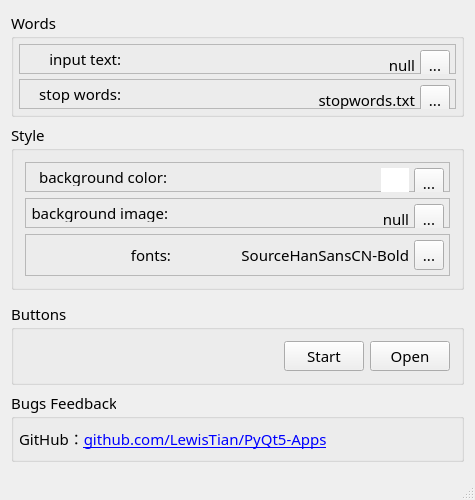
<?xml version="1.0" encoding="UTF-8"?>
<ui version="4.0">
 <class>MWin</class>
 <widget class="QMainWindow" name="MWin">
  <property name="geometry">
   <rect>
    <x>0</x>
    <y>0</y>
    <width>475</width>
    <height>500</height>
   </rect>
  </property>
  <property name="minimumSize">
   <size>
    <width>475</width>
    <height>480</height>
   </size>
  </property>
  <property name="font">
   <font>
    <family>Microsoft YaHei</family>
    <pointsize>11</pointsize>
   </font>
  </property>
  <property name="windowTitle">
   <string>词云图生成器</string>
  </property>
  <property name="windowIcon">
   <iconset resource="res.qrc">
    <normaloff>:/images/wordcloud.png</normaloff>:/images/wordcloud.png</iconset>
  </property>
  <property name="iconSize">
   <size>
    <width>30</width>
    <height>30</height>
   </size>
  </property>
  <widget class="QWidget" name="centralWidget">
   <property name="font">
    <font>
     <family>Microsoft YaHei</family>
     <pointsize>11</pointsize>
    </font>
   </property>
   <layout class="QVBoxLayout" name="verticalLayout_4">
    <item>
     <widget class="QGroupBox" name="groupBox">
      <property name="title">
       <string>Words</string>
      </property>
      <layout class="QVBoxLayout" name="verticalLayout">
       <property name="spacing">
        <number>5</number>
       </property>
       <property name="leftMargin">
        <number>5</number>
       </property>
       <property name="topMargin">
        <number>5</number>
       </property>
       <property name="rightMargin">
        <number>5</number>
       </property>
       <property name="bottomMargin">
        <number>5</number>
       </property>
       <item>
        <widget class="QFrame" name="frame_5">
         <property name="minimumSize">
          <size>
           <width>0</width>
           <height>30</height>
          </size>
         </property>
         <property name="frameShape">
          <enum>QFrame::StyledPanel</enum>
         </property>
         <property name="frameShadow">
          <enum>QFrame::Raised</enum>
         </property>
         <layout class="QHBoxLayout" name="horizontalLayout_2">
          <property name="spacing">
           <number>5</number>
          </property>
          <property name="leftMargin">
           <number>5</number>
          </property>
          <property name="topMargin">
           <number>5</number>
          </property>
          <property name="rightMargin">
           <number>5</number>
          </property>
          <property name="bottomMargin">
           <number>5</number>
          </property>
          <item>
           <widget class="QLabel" name="label">
            <property name="minimumSize">
             <size>
              <width>100</width>
              <height>0</height>
             </size>
            </property>
            <property name="text">
             <string>input text: </string>
            </property>
            <property name="alignment">
             <set>Qt::AlignRight|Qt::AlignTrailing|Qt::AlignVCenter</set>
            </property>
           </widget>
          </item>
          <item>
           <spacer name="horizontalSpacer_3">
            <property name="orientation">
             <enum>Qt::Horizontal</enum>
            </property>
            <property name="sizeHint" stdset="0">
             <size>
              <width>40</width>
              <height>20</height>
             </size>
            </property>
           </spacer>
          </item>
          <item>
           <widget class="QLabel" name="text_label">
            <property name="minimumSize">
             <size>
              <width>30</width>
              <height>30</height>
             </size>
            </property>
            <property name="text">
             <string>null</string>
            </property>
            <property name="alignment">
             <set>Qt::AlignRight|Qt::AlignTrailing|Qt::AlignVCenter</set>
            </property>
           </widget>
          </item>
          <item>
           <widget class="QToolButton" name="text_btn">
            <property name="minimumSize">
             <size>
              <width>30</width>
              <height>30</height>
             </size>
            </property>
            <property name="cursor">
             <cursorShape>PointingHandCursor</cursorShape>
            </property>
            <property name="text">
             <string>...</string>
            </property>
           </widget>
          </item>
         </layout>
        </widget>
       </item>
       <item>
        <widget class="QFrame" name="frame_4">
         <property name="minimumSize">
          <size>
           <width>0</width>
           <height>30</height>
          </size>
         </property>
         <property name="frameShape">
          <enum>QFrame::StyledPanel</enum>
         </property>
         <property name="frameShadow">
          <enum>QFrame::Raised</enum>
         </property>
         <layout class="QHBoxLayout" name="horizontalLayout_3">
          <property name="spacing">
           <number>5</number>
          </property>
          <property name="leftMargin">
           <number>5</number>
          </property>
          <property name="topMargin">
           <number>5</number>
          </property>
          <property name="rightMargin">
           <number>5</number>
          </property>
          <property name="bottomMargin">
           <number>5</number>
          </property>
          <item>
           <widget class="QLabel" name="label_2">
            <property name="minimumSize">
             <size>
              <width>100</width>
              <height>0</height>
             </size>
            </property>
            <property name="text">
             <string>stop words: </string>
            </property>
            <property name="alignment">
             <set>Qt::AlignRight|Qt::AlignTrailing|Qt::AlignVCenter</set>
            </property>
           </widget>
          </item>
          <item>
           <spacer name="horizontalSpacer_2">
            <property name="orientation">
             <enum>Qt::Horizontal</enum>
            </property>
            <property name="sizeHint" stdset="0">
             <size>
              <width>40</width>
              <height>20</height>
             </size>
            </property>
           </spacer>
          </item>
          <item>
           <widget class="QLabel" name="stop_label">
            <property name="minimumSize">
             <size>
              <width>30</width>
              <height>30</height>
             </size>
            </property>
            <property name="text">
             <string>stopwords.txt</string>
            </property>
            <property name="alignment">
             <set>Qt::AlignRight|Qt::AlignTrailing|Qt::AlignVCenter</set>
            </property>
           </widget>
          </item>
          <item>
           <widget class="QToolButton" name="stop_btn">
            <property name="minimumSize">
             <size>
              <width>30</width>
              <height>30</height>
             </size>
            </property>
            <property name="cursor">
             <cursorShape>PointingHandCursor</cursorShape>
            </property>
            <property name="text">
             <string>...</string>
            </property>
           </widget>
          </item>
         </layout>
        </widget>
       </item>
      </layout>
     </widget>
    </item>
    <item>
     <widget class="QGroupBox" name="groupBox_2">
      <property name="title">
       <string>Style</string>
      </property>
      <layout class="QVBoxLayout" name="verticalLayout_2">
       <item>
        <widget class="QFrame" name="frame_3">
         <property name="minimumSize">
          <size>
           <width>0</width>
           <height>30</height>
          </size>
         </property>
         <property name="frameShape">
          <enum>QFrame::StyledPanel</enum>
         </property>
         <property name="frameShadow">
          <enum>QFrame::Raised</enum>
         </property>
         <layout class="QHBoxLayout" name="horizontalLayout_4">
          <property name="spacing">
           <number>5</number>
          </property>
          <property name="leftMargin">
           <number>5</number>
          </property>
          <property name="topMargin">
           <number>5</number>
          </property>
          <property name="rightMargin">
           <number>5</number>
          </property>
          <property name="bottomMargin">
           <number>5</number>
          </property>
          <item>
           <widget class="QLabel" name="label_3">
            <property name="minimumSize">
             <size>
              <width>140</width>
              <height>0</height>
             </size>
            </property>
            <property name="text">
             <string>background color: </string>
            </property>
            <property name="alignment">
             <set>Qt::AlignRight|Qt::AlignTrailing|Qt::AlignVCenter</set>
            </property>
           </widget>
          </item>
          <item>
           <spacer name="horizontalSpacer">
            <property name="orientation">
             <enum>Qt::Horizontal</enum>
            </property>
            <property name="sizeHint" stdset="0">
             <size>
              <width>40</width>
              <height>20</height>
             </size>
            </property>
           </spacer>
          </item>
          <item>
           <widget class="QLabel" name="color_label">
            <property name="minimumSize">
             <size>
              <width>28</width>
              <height>28</height>
             </size>
            </property>
            <property name="styleSheet">
             <string notr="true">background:#fff</string>
            </property>
            <property name="text">
             <string/>
            </property>
           </widget>
          </item>
          <item>
           <widget class="QToolButton" name="color_btn">
            <property name="minimumSize">
             <size>
              <width>30</width>
              <height>30</height>
             </size>
            </property>
            <property name="cursor">
             <cursorShape>PointingHandCursor</cursorShape>
            </property>
            <property name="styleSheet">
             <string notr="true"/>
            </property>
            <property name="text">
             <string>...</string>
            </property>
           </widget>
          </item>
         </layout>
        </widget>
       </item>
       <item>
        <widget class="QFrame" name="frame_2">
         <property name="minimumSize">
          <size>
           <width>0</width>
           <height>30</height>
          </size>
         </property>
         <property name="frameShape">
          <enum>QFrame::StyledPanel</enum>
         </property>
         <property name="frameShadow">
          <enum>QFrame::Raised</enum>
         </property>
         <layout class="QHBoxLayout" name="horizontalLayout_5">
          <property name="spacing">
           <number>5</number>
          </property>
          <property name="leftMargin">
           <number>5</number>
          </property>
          <property name="topMargin">
           <number>5</number>
          </property>
          <property name="rightMargin">
           <number>5</number>
          </property>
          <property name="bottomMargin">
           <number>5</number>
          </property>
          <item>
           <widget class="QLabel" name="label_4">
            <property name="minimumSize">
             <size>
              <width>140</width>
              <height>0</height>
             </size>
            </property>
            <property name="text">
             <string>background image: </string>
            </property>
            <property name="alignment">
             <set>Qt::AlignRight|Qt::AlignTrailing|Qt::AlignVCenter</set>
            </property>
           </widget>
          </item>
          <item>
           <spacer name="horizontalSpacer_4">
            <property name="orientation">
             <enum>Qt::Horizontal</enum>
            </property>
            <property name="sizeHint" stdset="0">
             <size>
              <width>40</width>
              <height>20</height>
             </size>
            </property>
           </spacer>
          </item>
          <item>
           <widget class="QLabel" name="bgi_label">
            <property name="minimumSize">
             <size>
              <width>115</width>
              <height>30</height>
             </size>
            </property>
            <property name="maximumSize">
             <size>
              <width>115</width>
              <height>16777215</height>
             </size>
            </property>
            <property name="styleSheet">
             <string notr="true"/>
            </property>
            <property name="text">
             <string>null</string>
            </property>
            <property name="alignment">
             <set>Qt::AlignRight|Qt::AlignTrailing|Qt::AlignVCenter</set>
            </property>
           </widget>
          </item>
          <item>
           <widget class="QToolButton" name="bgi_btn">
            <property name="minimumSize">
             <size>
              <width>30</width>
              <height>30</height>
             </size>
            </property>
            <property name="cursor">
             <cursorShape>PointingHandCursor</cursorShape>
            </property>
            <property name="styleSheet">
             <string notr="true"/>
            </property>
            <property name="text">
             <string>...</string>
            </property>
           </widget>
          </item>
         </layout>
        </widget>
       </item>
       <item>
        <widget class="QFrame" name="frame">
         <property name="frameShape">
          <enum>QFrame::StyledPanel</enum>
         </property>
         <property name="frameShadow">
          <enum>QFrame::Raised</enum>
         </property>
         <layout class="QHBoxLayout" name="horizontalLayout_6">
          <property name="spacing">
           <number>5</number>
          </property>
          <property name="leftMargin">
           <number>5</number>
          </property>
          <property name="topMargin">
           <number>5</number>
          </property>
          <property name="rightMargin">
           <number>5</number>
          </property>
          <property name="bottomMargin">
           <number>5</number>
          </property>
          <item>
           <widget class="QLabel" name="label_6">
            <property name="minimumSize">
             <size>
              <width>140</width>
              <height>0</height>
             </size>
            </property>
            <property name="text">
             <string>fonts:</string>
            </property>
            <property name="alignment">
             <set>Qt::AlignRight|Qt::AlignTrailing|Qt::AlignVCenter</set>
            </property>
           </widget>
          </item>
          <item>
           <spacer name="horizontalSpacer_6">
            <property name="orientation">
             <enum>Qt::Horizontal</enum>
            </property>
            <property name="sizeHint" stdset="0">
             <size>
              <width>40</width>
              <height>20</height>
             </size>
            </property>
           </spacer>
          </item>
          <item>
           <widget class="QLabel" name="font_label">
            <property name="minimumSize">
             <size>
              <width>180</width>
              <height>30</height>
             </size>
            </property>
            <property name="maximumSize">
             <size>
              <width>115</width>
              <height>16777215</height>
             </size>
            </property>
            <property name="styleSheet">
             <string notr="true"/>
            </property>
            <property name="text">
             <string>SourceHanSansCN-Bold</string>
            </property>
            <property name="alignment">
             <set>Qt::AlignRight|Qt::AlignTrailing|Qt::AlignVCenter</set>
            </property>
           </widget>
          </item>
          <item>
           <widget class="QToolButton" name="font_btn">
            <property name="minimumSize">
             <size>
              <width>30</width>
              <height>30</height>
             </size>
            </property>
            <property name="cursor">
             <cursorShape>PointingHandCursor</cursorShape>
            </property>
            <property name="styleSheet">
             <string notr="true"/>
            </property>
            <property name="text">
             <string>...</string>
            </property>
           </widget>
          </item>
         </layout>
        </widget>
       </item>
      </layout>
     </widget>
    </item>
    <item>
     <spacer name="verticalSpacer">
      <property name="orientation">
       <enum>Qt::Vertical</enum>
      </property>
      <property name="sizeHint" stdset="0">
       <size>
        <width>20</width>
        <height>40</height>
       </size>
      </property>
     </spacer>
    </item>
    <item>
     <widget class="QGroupBox" name="groupBox_3">
      <property name="title">
       <string>Buttons</string>
      </property>
      <layout class="QHBoxLayout" name="horizontalLayout">
       <item>
        <spacer name="horizontalSpacer_5">
         <property name="orientation">
          <enum>Qt::Horizontal</enum>
         </property>
         <property name="sizeHint" stdset="0">
          <size>
           <width>262</width>
           <height>20</height>
          </size>
         </property>
        </spacer>
       </item>
       <item>
        <widget class="QToolButton" name="start_btn">
         <property name="minimumSize">
          <size>
           <width>80</width>
           <height>30</height>
          </size>
         </property>
         <property name="cursor">
          <cursorShape>PointingHandCursor</cursorShape>
         </property>
         <property name="text">
          <string>Start</string>
         </property>
         <property name="shortcut">
          <string>Ctrl+Return</string>
         </property>
        </widget>
       </item>
       <item>
        <widget class="QToolButton" name="open_btn">
         <property name="minimumSize">
          <size>
           <width>80</width>
           <height>30</height>
          </size>
         </property>
         <property name="cursor">
          <cursorShape>PointingHandCursor</cursorShape>
         </property>
         <property name="text">
          <string>Open</string>
         </property>
         <property name="shortcut">
          <string>Ctrl+O</string>
         </property>
        </widget>
       </item>
      </layout>
     </widget>
    </item>
    <item>
     <widget class="QGroupBox" name="groupBox_4">
      <property name="title">
       <string>Bugs Feedback</string>
      </property>
      <layout class="QVBoxLayout" name="verticalLayout_3">
       <property name="spacing">
        <number>5</number>
       </property>
       <property name="leftMargin">
        <number>5</number>
       </property>
       <property name="topMargin">
        <number>5</number>
       </property>
       <property name="rightMargin">
        <number>5</number>
       </property>
       <property name="bottomMargin">
        <number>5</number>
       </property>
       <item>
        <widget class="QLabel" name="label_5">
         <property name="minimumSize">
          <size>
           <width>0</width>
           <height>30</height>
          </size>
         </property>
         <property name="text">
          <string>&lt;html&gt;&lt;head/&gt;&lt;body&gt;&lt;p&gt;GitHub：&lt;a href=&quot;https://github.com/LewisTian/PyQt5-Apps&quot;&gt;&lt;span style=&quot; text-decoration: underline; color:#0000ff;&quot;&gt;github.com/LewisTian/PyQt5-Apps&lt;/span&gt;&lt;/a&gt;&lt;/p&gt;&lt;/body&gt;&lt;/html&gt;</string>
         </property>
         <property name="openExternalLinks">
          <bool>true</bool>
         </property>
        </widget>
       </item>
      </layout>
     </widget>
    </item>
   </layout>
  </widget>
  <widget class="QStatusBar" name="statusBar"/>
 </widget>
 <layoutdefault spacing="6" margin="11"/>
 <resources>
  <include location="res.qrc"/>
 </resources>
 <connections/>
</ui>
